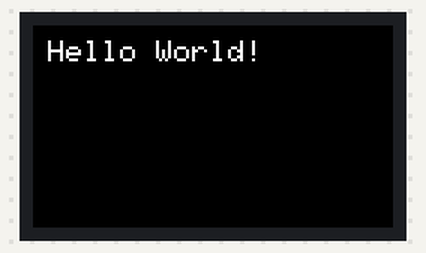
This sketch was run on a simulated ESP32-S3. Parts: 240×135 colour display.

Above: at 0.2 s.

The sketch:

helloWorld.ino
```cpp
#include "M5Cardputer.h"
void setup() {
  M5Cardputer.begin();

  M5Cardputer.Display.setTextSize(2);
  M5Cardputer.Display.setCursor(10, 10);
  M5Cardputer.Display.println("Hello World!");
}

void loop() {
}
```
